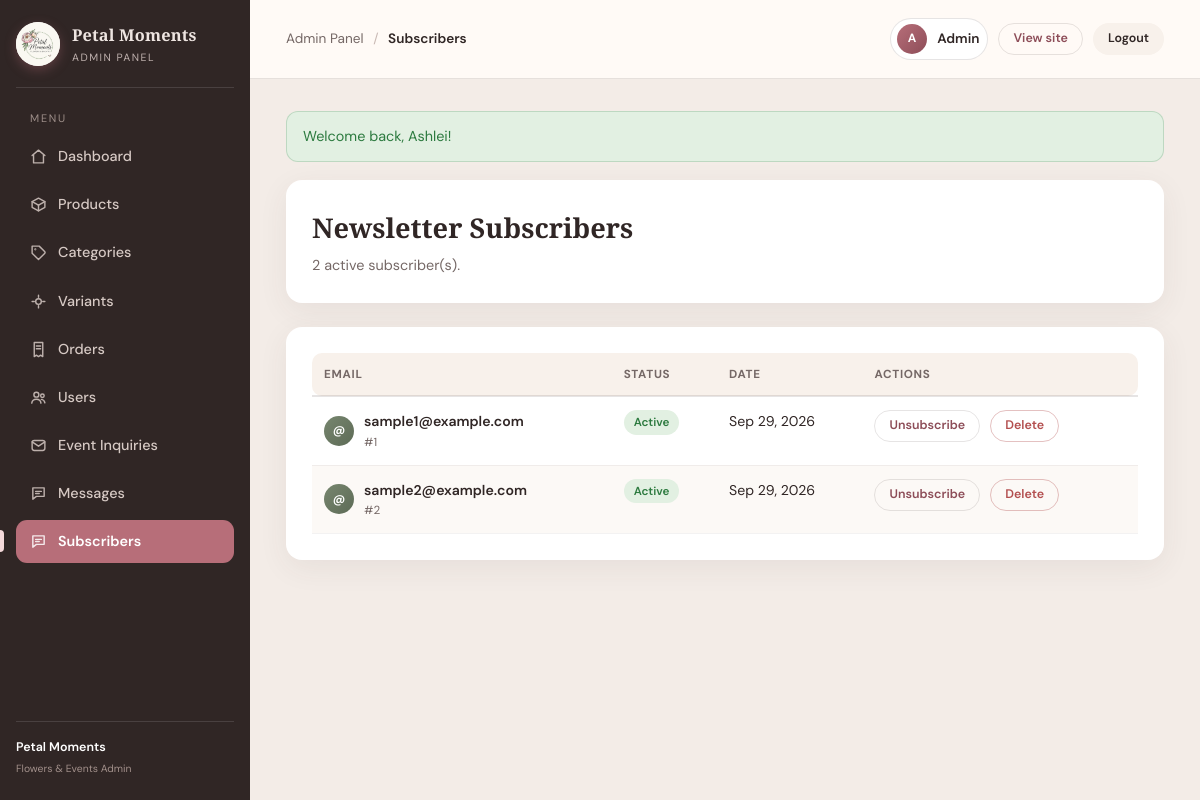
Screenshot of /admin/subscribers.php (signed in) with the database file from the repository.
### tables this page shows
CREATE TABLE newsletter_subscribers (
  id           INT UNSIGNED AUTO_INCREMENT PRIMARY KEY,
  email        VARCHAR(120) NOT NULL UNIQUE,
  is_subscribed TINYINT(1)  NOT NULL DEFAULT 1,
  created_at   TIMESTAMP    NOT NULL DEFAULT CURRENT_TIMESTAMP
);

### config/functions.php (called while the page is built, shortened)
<?php
function e($value)
{
    return htmlspecialchars((string)$value);
}

### admin/subscribers.php (the view, shortened to what this page needs)
<?php
include __DIR__ . '/includes/admin_header.php';
$pdo = db();
$subs = $pdo->query("SELECT * FROM newsletter_subscribers ORDER BY created_at DESC")->fetchAll();
$count = $pdo->query("SELECT COUNT(*) FROM newsletter_subscribers WHERE is_subscribed=1")->fetchColumn();
?>
<div class="admin-card"><h1>Newsletter Subscribers</h1><p><?php echo (int)$count; ?> active subscriber(s).</p></div>
<div class="admin-card">
    <div class="table-scroll">
    <table class="admin-table">
        <thead><tr><th>Email</th><th>Status</th><th>Date</th><th>Actions</th></tr></thead>
        <tbody>
        <?php foreach ($subs as $s): ?>
            <tr>
                <td>
                    <div class="cell-with-thumb">
                        <span class="avatar avatar-sm avatar-sage">@</span>
                        <div><strong><?php echo e($s['email']); ?></strong><small>#<?php echo (int)$s['id']; ?></small></div>
                    </div>
                </td>
                <td><span class="chip <?php echo $s['is_subscribed'] ? 'chip-in' : 'chip-out'; ?>"><?php echo $s['is_subscribed'] ? 'Active' : 'Inactive'; ?></span></td>
                <td><?php echo date('M j, Y', strtotime($s['created_at'])); ?></td>
                <td>
                    <div class="cell-actions">
                        <a class="btn btn-ghost btn-sm" href="subscribers.php?toggle=<?php echo (int)$s['id']; ?>"><?php echo $s['is_subscribed'] ? 'Unsubscribe' : 'Subscribe'; ?></a>
                        <a class="btn btn-danger btn-sm" href="subscribers.php?delete=<?php echo (int)$s['id']; ?>" onclick="return confirm('Remove this subscriber?');">Delete</a>
                    </div>
                </td>
            </tr>
        <?php endforeach; ?>
        </tbody>
    </table>
    </div>
</div>
<?php include __DIR__ . '/includes/admin_footer.php'; ?>

### admin/admin_style.css (style rules this page uses)
:root { --cream: #fffaf6; --paper: #f8f1eb; --blush: #ead4cf; --rose: #b76e79; --rose-dark: #8d4d58; --sage: #77866f; --ink: #302625; --muted: #756866; --white: #ffffff; --border: rgba(48, 38, 37, 0.12); --shadow: 0 8px 30px rgba(75, 54, 50, 0.07); --radius: 16px; }
* { box-sizing: border-box; margin: 0; padding: 0; }
html { scrollbar-color: var(--blush) transparent; }
body.admin-body { font-family: "DM Sans", sans-serif; color: var(--ink); background: #f3ece7; line-height: 1.6; }
a { text-decoration: none; color: var(--rose-dark); }
.avatar { display: inline-grid; place-items: center; width: 40px; height: 40px; border-radius: 50%; font-weight: 700; color: #fff; background: linear-gradient(135deg, var(--rose), var(--rose-dark)); font-size: 0.95rem; flex-shrink: 0; }
.avatar-sm { width: 30px; height: 30px; font-size: 0.75rem; }
.avatar-sage { background: linear-gradient(135deg, var(--sage), #5d6b56); }
.admin-card { background: var(--white); border-radius: var(--radius); padding: 26px; box-shadow: var(--shadow); margin-bottom: 24px; }
.admin-card h1 { font-family: "Playfair Display", serif; font-size: 1.7rem; }
.admin-card p { color: var(--muted); font-size: 0.9rem; margin-top: 4px; }
.table-scroll { overflow-x: auto; }
.admin-table { width: 100%; border-collapse: collapse; font-size: 0.88rem; }
.admin-table thead th { text-align: left; padding: 12px 12px; background: var(--paper); border-bottom: 2px solid var(--border); color: var(--muted); font-size: 0.73rem; text-transform: uppercase; letter-spacing: 0.06em; }
.admin-table thead th:first-child { border-radius: 10px 0 0 10px; }
.admin-table thead th:last-child { border-radius: 0 10px 10px 0; }
.admin-table tbody tr { transition: background 0.12s ease; }
.admin-table tbody tr:nth-child(even) { background: rgba(248,241,235,0.45); }
.admin-table td { padding: 13px 12px; border-bottom: 1px solid rgba(48,38,37,0.06); vertical-align: top; }
.admin-table td small { color: var(--muted); display: block; }
.cell-with-thumb { display: flex; align-items: center; gap: 10px; }
.cell-with-thumb strong { display: block; font-weight: 600; }
.cell-with-thumb small { color: var(--muted); }
.chip { display: inline-block; padding: 3px 10px; border-radius: 999px; font-size: 0.73rem; font-weight: 600; }
.chip-in { background: #e2f0e2; color: #2c7a3f; }
.btn { display: inline-flex; align-items: center; justify-content: center; min-height: 42px; border-radius: 999px; padding: 0 22px; border: 1px solid transparent; font-weight: 600; font-size: 0.85rem; transition: 0.2s ease; }
.btn-ghost { background: transparent; color: var(--rose-dark); border-color: var(--border); }
.btn-danger { background: transparent; color: #b34f4f; border-color: rgba(179,79,79,0.35); }
.btn-sm { min-height: 32px; padding: 0 14px; font-size: 0.78rem; border-radius: 999px; }
.cell-actions { display: inline-flex; align-items: center; gap: 10px; flex-wrap: wrap; }

### rows the page displays
newsletter_subscribers: email "sample1@example.com", id "1", is_subscribed "Active", created_at "Sep 29, 2026"
newsletter_subscribers: email "sample2@example.com", id "2", is_subscribed "Active", created_at "Sep 29, 2026"

### other values shown
$crumbLabel "Subscribers"
$flashMsg['message'] "Welcome back, Ashlei!"
$count "2"
